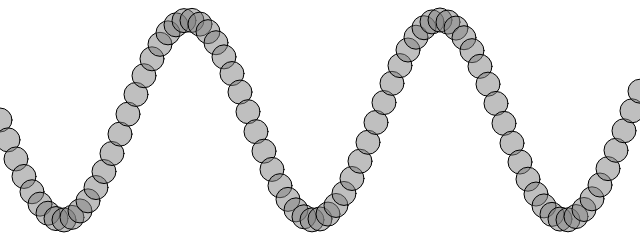
Frame 1 (no input)
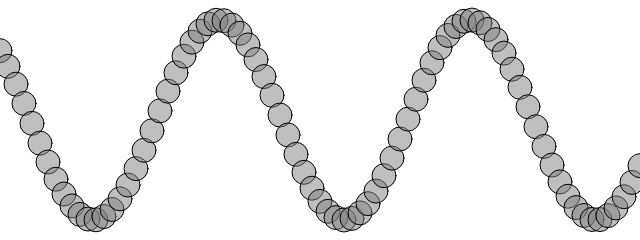
Frame 60 (no input)
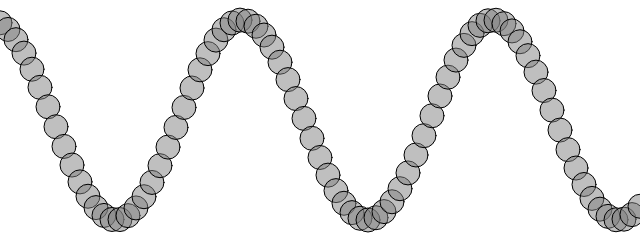
Frame 120 (the mouse pressed at the canvas centre since frame 60)

The p5.js sketch that drew these frames (run headless with seeded random() and noise() and a simulated clock; from frame 60 on, the mouse is pressed at the canvas centre):

// p5.js sketch
// ── sketch.js
let deltaAngleSlider;
let angleVelocitySlider;
let startAngle = 0.0;

function setup() {
    createCanvas(640, 240);

    deltaAngleSlider = createSlider(0.0, 1.0, 0.2, 0);
    deltaAngleSlider.position(10, 260);

    angleVelocitySlider = createSlider(0.0, 1.0, 0.2, 0);
    angleVelocitySlider.position(10, 280);

}

function draw() {
    background(255);

    let angle = startAngle;
    let deltaAngle = deltaAngleSlider.value();
    let amplitude = 100;

    stroke(0);
    fill(127, 127);

    for (let x = 0; x <= width; x += 8) {
        let y = amplitude * sin(angle);
        circle(x, y + height / 2, 24);
        angle += deltaAngle;
    }

    startAngle += angleVelocitySlider.value();
}
